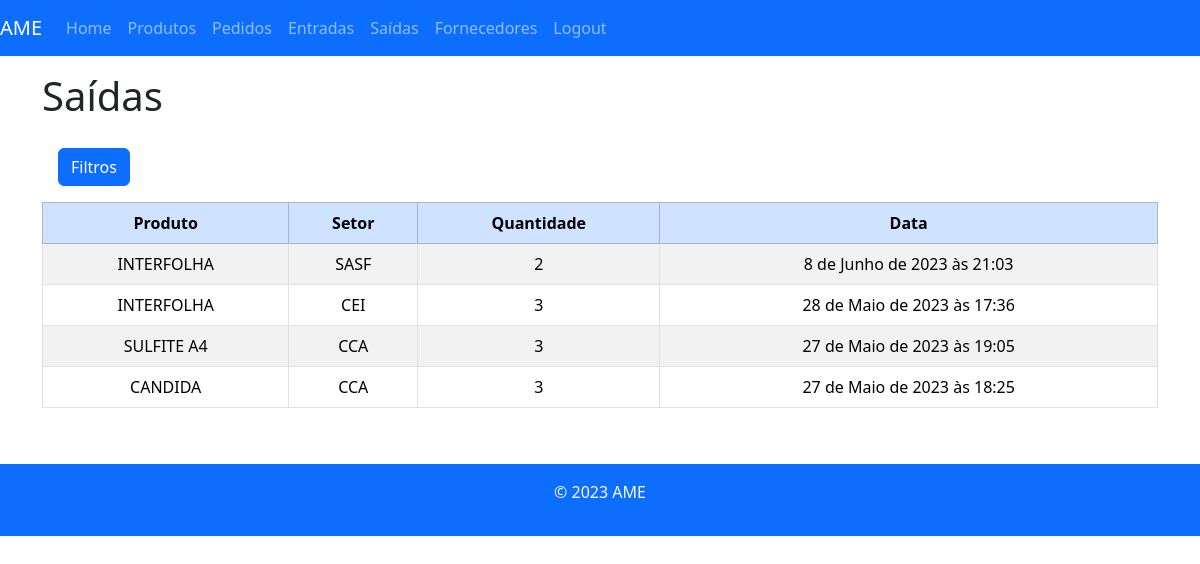
Page /saidas/ (signed in) on the earlier database version.
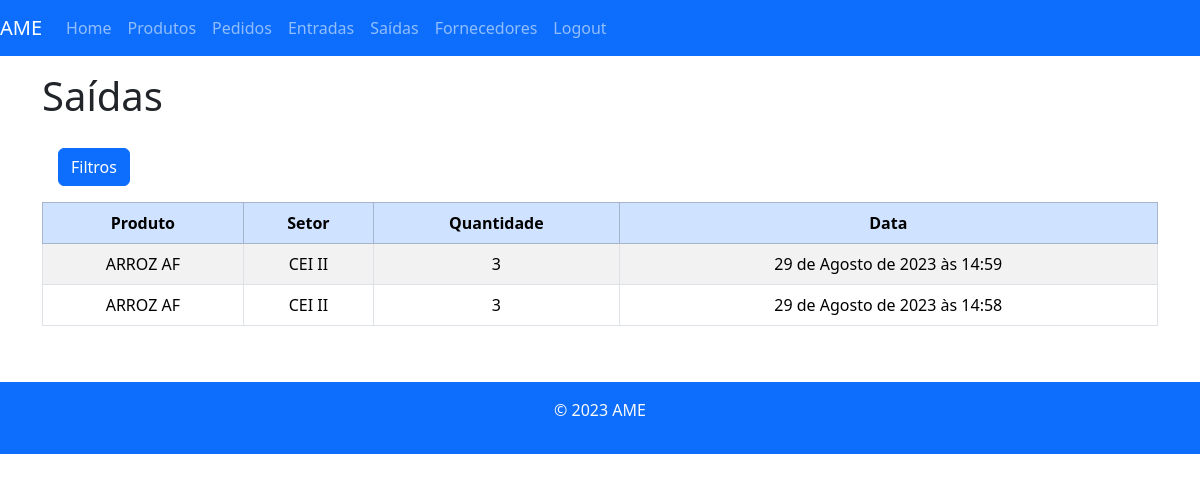
Same page on the later database version.
### almoxarifado/models.py (models this page shows, shortened)
class Saida(models.Model):
    produto = models.ForeignKey(Produto, on_delete=models.CASCADE)
    setor = models.ForeignKey(Setor, on_delete=models.CASCADE)
    quantidade = models.PositiveIntegerField()
    criado_em = models.DateTimeField(auto_now_add=True)
    usuario = models.ForeignKey(User, on_delete=models.CASCADE)

class Produto(models.Model):
    nome = models.CharField(max_length=255)
    descricao = models.TextField()
    quantidade = models.PositiveIntegerField()
    estoque_minimo = models.PositiveIntegerField()
    categoria = models.ForeignKey(Categoria, on_delete=models.CASCADE, default="")
    local = models.ForeignKey(LocalPrateleira, on_delete=models.CASCADE, default="")
    def __str__(self):
        return self.nome

class Setor(models.Model):
    setorNome = models.CharField(max_length=64)
    def __str__(self):
        return self.setorNome

### almoxarifado/views.py (the view)
# urls.py: path('saidas/', saidas_view, name='saidas'),
@login_required
def saidas_view(request):
    saidas = Saida.objects.all().order_by("-criado_em")
    produto = request.GET.get('produto')
    setor = request.GET.get('setor')
    data_inicial = request.GET.get('data_inicial')
    data_final = request.GET.get('data_final')
    if data_inicial:
        data_inicial = datetime.strptime(data_inicial, '%Y-%m-%d').date()
    if data_final:
        data_final = datetime.strptime(data_final, '%Y-%m-%d').date()
    if produto:
        saidas = saidas.filter(Q(produto__nome__icontains=produto))
    if setor:
        saidas = saidas.filter(Q(setor__setorNome__icontains=setor))
    if data_inicial and data_final:
        saidas = saidas.filter(criado_em__range=[data_inicial, data_final])
    return render(request, 'saidas.html', {'saidas': saidas})

### almoxarifado/templates/saidas.html (shortened to what this page needs)
{% extends 'base.html' %}
{% load django_bootstrap5 %}
{% block content %}
  <h1>Saídas</h1>
 <div class="container-fluid">
  <div class="row">
    <div class="col-3 text-white p-3">
      <button type="button" class="btn btn-primary mt-1" id="botaoFiltros" onClick="esconderFiltro()">
        Filtros
      </button>
    </div>
      <div class="col-9 text-dark p-3">
      </div>
    </div>
  </div>
  <div class="table-responsive">
    <table class="table table-hover table-striped table-bordered ">
      <thead class="table-primary">
        <tr>
          <th>Produto</th>
          <th>Setor</th>
          <th>Quantidade</th>
          <th>Data</th>
        </tr>
      </thead>
      <tbody>
        {% for saida in saidas %}
          <tr>
            <td>{{ saida.produto }}</td>
            <td>{{ saida.setor }}</td>
            <td>{{ saida.quantidade }}</td>
            <td>{{ saida.criado_em }}</td>
          </tr>
        {% endfor %}
      </tbody>
    </table>
  </div>
  <br>
{% endblock %}

### almoxarifado/templates/base.html (shortened to what this page needs)
{% load static %}
<!DOCTYPE html>
<html lang="pt-br">
  <head class="remover_print">
    {% load django_bootstrap5 %}
    {% bootstrap_css %}
    <link rel="stylesheet" href="{% static 'css/styles.css' %}">
    <link rel="stylesheet" href="{% static 'css/print.css' %}">
  </head>
  <body>
    <header class="remover_print">
      <nav class="navbar navbar-expand-lg navbar-dark bg-primary">
        <a class="navbar-brand" href="{% url 'home' %}">AME</a>
        <div class="collapse navbar-collapse" id="navbarNav">
          <ul class="navbar-nav">
            <li class="nav-item">
              <a class="nav-link" href="{% url 'home' %}">Home</a>
            </li>
            <li class="nav-item">
              <a class="nav-link" href="{% url 'produtos' %}">Produtos</a>
            </li>
            <li class="nav-item">
              <a class="nav-link" href="{% url 'pedidos' %}">Pedidos</a>
            </li>
            <li class="nav-item">
              <a class="nav-link" href="{% url 'entradas' %}">Entradas</a>
            </li>
            <li class="nav-item">
              <a class="nav-link" href="{% url 'saidas' %}">Saídas</a>
            </li>
            <li class="nav-item">
              <a class="nav-link" href="{% url 'fornecedores' %}">Fornecedores</a>
            </li>
            {% if user.is_authenticated %}
            <li class="nav-item">
              <a class="nav-link" href="{% url 'logout' %}">Logout</a>
            </li>
            {% else %}
            <li class="nav-item">
              <a class="nav-link" href="{% url 'login' %}">Login</a>
            </li>
            {% endif %}
          </ul>
        </div>
      </nav>
    </header>
    <main class="container mt-3">
      {% block content %}{% endblock %}
    </main>
    <footer class="bg-primary text-light mt-3 py-3">
      <div class="container text-center">
        <p>&copy; 2023 AME</p>
      </div>
    </footer>

### almoxarifado/static/css/styles.css (style rules this page uses)
td, thead { text-align: center; }

Differences in the rows shown:
removed Saida: produto "INTERFOLHA", setor "SASF", quantidade "2", criado_em "8 de Junho de 2023 às 21:03"
removed Saida: produto "INTERFOLHA", setor "CEI", quantidade "3", criado_em "28 de Maio de 2023 às 17:36"
removed Saida: produto "SULFITE A4", setor "CCA", quantidade "3", criado_em "27 de Maio de 2023 às 19:05"
removed Saida: produto "CANDIDA", setor "CCA", quantidade "3", criado_em "27 de Maio de 2023 às 18:25"
added Saida: produto "ARROZ AF", setor "CEI II", quantidade "3", criado_em "29 de Agosto de 2023 às 14:59"
added Saida: produto "ARROZ AF", setor "CEI II", quantidade "3", criado_em "29 de Agosto de 2023 às 14:58"
